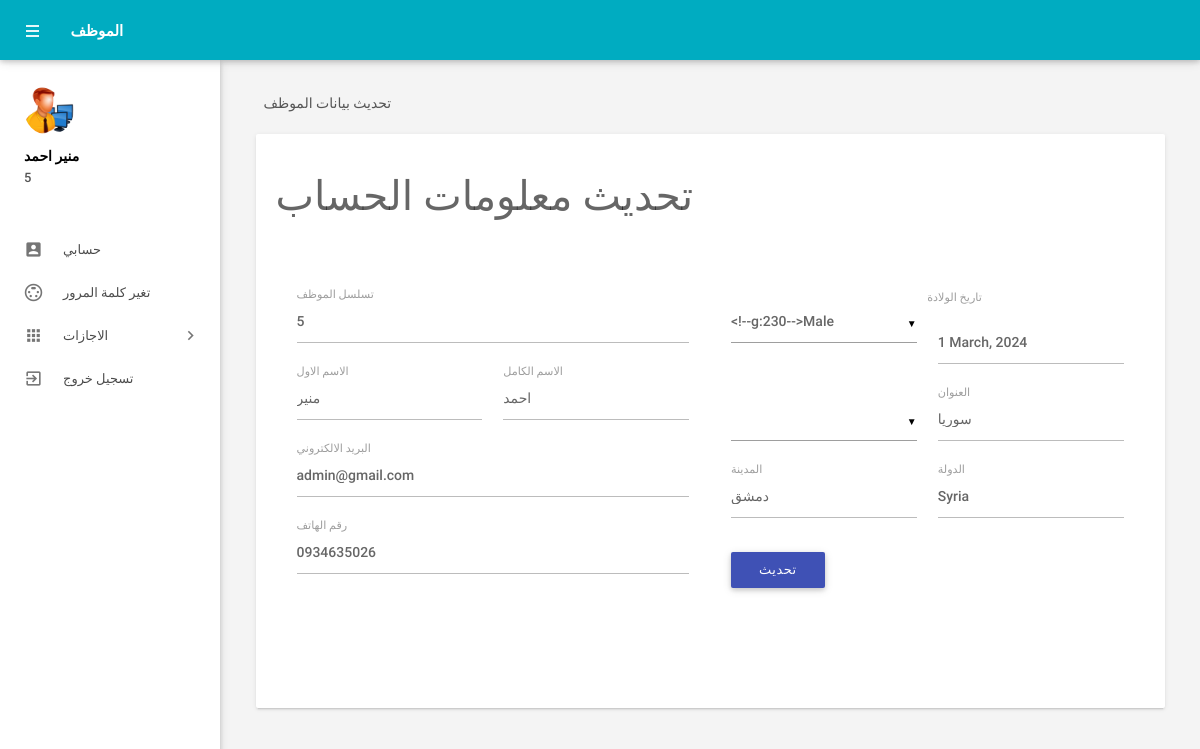
Page /myprofile.php (signed in) on the committed database.
### tables this page shows
CREATE TABLE `tblemployees` (
  `id` int(11) NOT NULL,
  `EmpId` varchar(100) NOT NULL,
  `FirstName` varchar(150) NOT NULL,
  `LastName` varchar(150) NOT NULL,
  `EmailId` varchar(200) NOT NULL,
  `Password` varchar(180) NOT NULL,
  `Gender` varchar(100) NOT NULL,
  `Dob` varchar(100) NOT NULL,
  `Department` varchar(255) NOT NULL,
  `Address` varchar(255) NOT NULL,
  `City` varchar(200) NOT NULL,
  `Country` varchar(150) NOT NULL,
  `Phonenumber` char(11) NOT NULL,
  `Status` int(1) NOT NULL,
  `RegDate` timestamp NOT NULL DEFAULT current_timestamp()
);

### myprofile.php (the view, shortened to what this page needs)
<?php
include('includes/config.php');
if(strlen($_SESSION['emplogin'])==0)
    {
header('location:index.php');
}
else{
    ?>
<!DOCTYPE html>
<html lang="en">
    <head>
        <link type="text/css" rel="stylesheet" href="assets/plugins/materialize/css/materialize.min.css"/>
        <link href="assets/plugins/material-preloader/css/materialPreloader.min.css" rel="stylesheet">
        <link href="assets/css/alpha.min.css" rel="stylesheet" type="text/css"/>
        <link href="assets/css/custom.css" rel="stylesheet" type="text/css"/>
    </head>
    <body>
  <?php include('includes/header.php');?>
       <?php include('includes/sidebar.php');?>
   <main class="mn-inner">
                <div class="row">
                    <div class="col s12">
                        <div class="page-title">تحديث بيانات الموظف</div>
                    </div>
                    <div class="col s12 m12 l12">
                        <div class="card">
                            <div class="card-content">
                                <form id="example-form" method="post" name="updatemp">
                                    <div>
                                        <h3>تحديث معلومات الحساب</h3>
                                        <section>
                                            <div class="wizard-content">
                                                <div class="row">
                                                    <div class="col m6">
                                                        <div class="row">
<?php
$eid=$_SESSION['emplogin'];
$sql = "SELECT * from  tblemployees where EmailId=:eid";
$query = $dbh -> prepare($sql);
$query -> bindParam(':eid',$eid, PDO::PARAM_STR);
$query->execute();
$results=$query->fetchAll(PDO::FETCH_OBJ);
if($query->rowCount() > 0)
{
foreach($results as $result)
{               ?>
 <div class="input-field col  s12">
<label for="empcode">تسلسل الموظف</label>
<input  name="empcode" id="empcode" value="<?php echo htmlentities($result->EmpId);?>" type="text" autocomplete="off" readonly required>
</div>
<div class="input-field col m6 s12">
<label for="firstName">الاسم الاول</label>
<input id="firstName" name="firstName" value="<?php echo htmlentities($result->FirstName);?>"  type="text" required>
</div>
<div class="input-field col m6 s12">
<label for="lastName">الاسم الكامل</label>
<input id="lastName" name="lastName" value="<?php echo htmlentities($result->LastName);?>" type="text" autocomplete="off" required>
</div>
<div class="input-field col s12">
<label for="email">البريد الالكتروني</label>
<input  name="email" type="email" id="email" value="<?php echo htmlentities($result->EmailId);?>" readonly autocomplete="off" required>
</div>
<div class="input-field col s12">
<label for="phone">رقم الهاتف</label>
<input id="phone" name="mobileno" type="tel" value="<?php echo htmlentities($result->Phonenumber);?>" maxlength="11" autocomplete="off" required>
 </div>
</div>
</div>
<div class="col m6">
<div class="row">
<div class="input-field col m6 s12">
</div>
<label for="birthdate">تاريخ الولادة</label>
<div class="input-field col m6 s12">
<input id="birthdate" name="dob"  class="datepicker" value="<?php echo htmlentities($result->Dob);?>" >
</div>
<div class="input-field col m6 s12">
</div>
<div class="input-field col m6 s12">
<label for="address">العنوان</label>
<input id="address" name="address" type="text"  value="<?php echo htmlentities($result->Address);?>" autocomplete="off" required>
</div>
<div class="input-field col m6 s12">
<label for="city">المدينة</label>
<input id="city" name="city" type="text"  value="<?php echo htmlentities($result->City);?>" autocomplete="off" required>
 </div>
<div class="input-field col m6 s12">
<label for="country">الدولة</label>
<input id="country" name="country" type="text"  value="<?php echo htmlentities($result->Country);?>" autocomplete="off" required>
</div>
<?php }}?>
<div class="input-field col s12">
<button type="submit" name="update"  id="update" class="waves-effect waves-light btn indigo m-b-xs">تحديث</button>
</div>
                                                        </div>
                                                    </div>
                                                </div>
                                            </div>
                                        </section>
                                    </div>
                                </form>
                            </div>
                        </div>
                    </div>
                </div>
            </main>
        </div>
        <div class="left-sidebar-hover"></div>
    </body>
</html>
<?php } ?>

### includes/sidebar.php (shortened to what this page needs)
     <aside id="slide-out" class="side-nav white fixed">
                <div class="side-nav-wrapper">
                    <div class="sidebar-profile">
                        <div class="sidebar-profile-image">
                            <img src="assets/images/em.png" class="circle" alt="">
                        </div>
                        <div class="sidebar-profile-info">
                    <?php
$eid=$_SESSION['eid'];
$sql = "SELECT FirstName,LastName,EmpId from  tblemployees where id=:eid";
$query = $dbh -> prepare($sql);
$query->bindParam(':eid',$eid,PDO::PARAM_STR);
$query->execute();
$results=$query->fetchAll(PDO::FETCH_OBJ);
if($query->rowCount() > 0)
{
foreach($results as $result)
{               ?>
                                <p><?php echo htmlentities($result->FirstName." ".$result->LastName);?></p>
                                <span><?php echo htmlentities($result->EmpId)?></span>
                         <?php }} ?>
                        </div>
                    </div>
                <ul class="sidebar-menu collapsible collapsible-accordion" data-collapsible="accordion">
  <li class="no-padding"><a class="waves-effect waves-grey" href="myprofile.php"><i class="material-icons">account_box</i>حسابي</a></li>
  <li class="no-padding"><a class="waves-effect waves-grey" href="emp-changepassword.php"><i class="material-icons">settings_input_svideo</i>تغير كلمة المرور</a></li>
                    <li class="no-padding">
                        <a class="collapsible-header waves-effect waves-grey"><i class="material-icons">apps</i>الاجازات<i class="nav-drop-icon material-icons">keyboard_arrow_right</i></a>
                    </li>
                  <li class="no-padding">
                                <a class="waves-effect waves-grey" href="logout.php"><i class="material-icons">exit_to_app</i>تسجيل خروج</a>
                            </li>
                </ul>
                </div>
            </aside>

### rows in the picture
tblemployees: FirstName+LastName "منير احمد", EmpId "5", empcode "5", firstName "منير", lastName "احمد", email "admin@gmail.com", mobileno "0934635026", dob "1 March, 2024", address "سوريا", city "دمشق", country "Syria"
